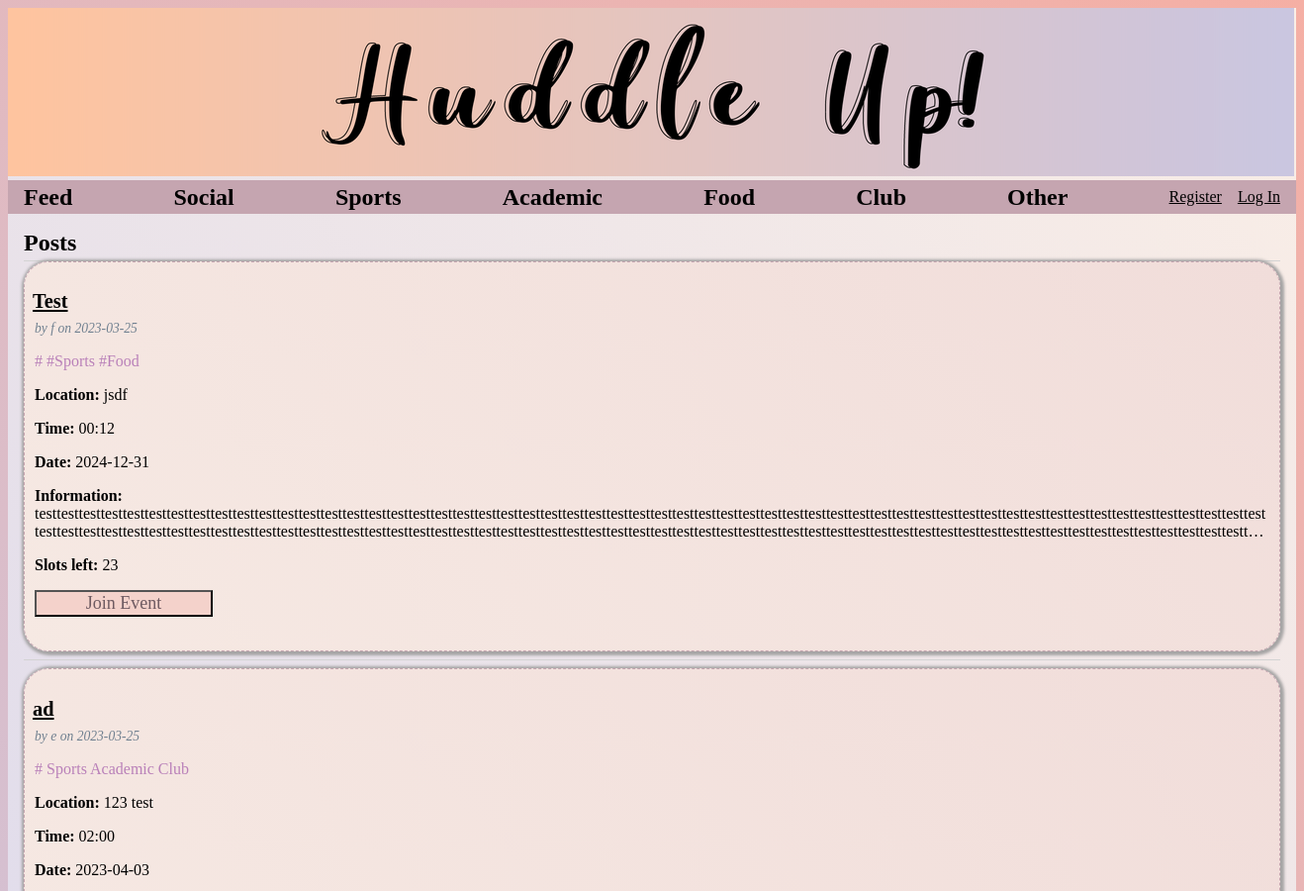
Before: / (upper part) with the older database file.
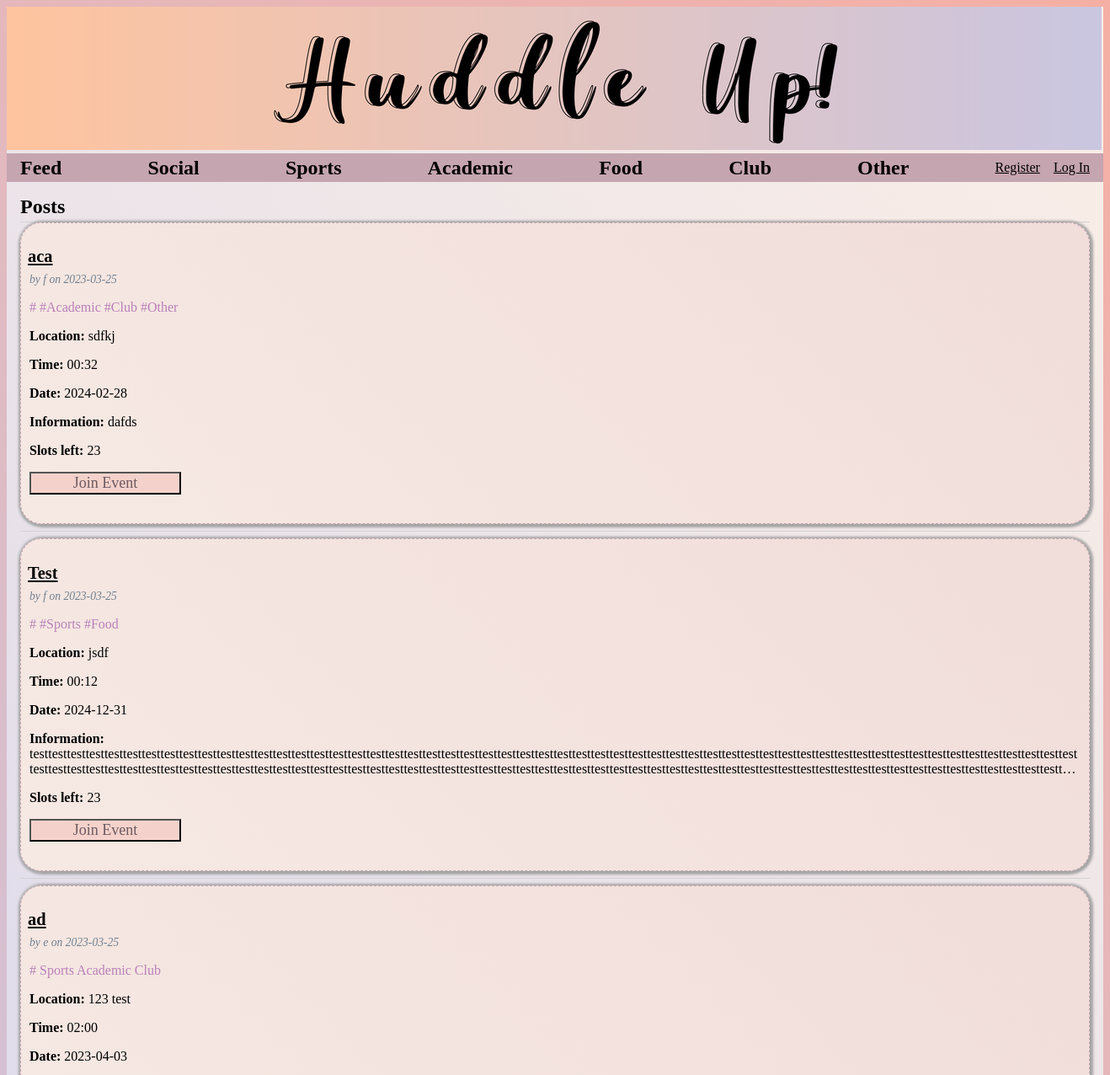
After: the same page with the newer database file.
### tables this page shows
CREATE TABLE post (
  id INTEGER PRIMARY KEY AUTOINCREMENT,
  author_id INTEGER NOT NULL,
  created TIMESTAMP NOT NULL DEFAULT CURRENT_TIMESTAMP,
  title TEXT NOT NULL,
  body TEXT NOT NULL,
  tag TEXT NOT NULL, 
  location TEXT NOT NULL,
  time TEXT NOT NULL,
  date TEXT NOT NULL,
  joins INTEGER NOT NULL,
  joined_id TEXT NOT NULL,
  FOREIGN KEY (author_id) REFERENCES user (id)
);

CREATE TABLE user (
  id INTEGER PRIMARY KEY AUTOINCREMENT,
  username TEXT UNIQUE NOT NULL,
  password TEXT NOT NULL,
  first_name TEXT NOT NULL,
  last_name TEXT NOT NULL,
  phone_num TEXT NOT NULL,
  email TEXT NOT NULL
);

### flaskr/blog.py (the view)
@bp.route('/')
def index():
    db = get_db()
    posts = db.execute(
        'SELECT p.id, title, body, tag, location, time, date, joins, joined_id, created, author_id, username'
        ' FROM post p JOIN user u ON p.author_id = u.id'
        ' ORDER BY created DESC'
    ).fetchall()
    return render_template('blog/index.html', posts=posts)

### flaskr/auth.py (called while the page is built)
@bp.before_app_request
def load_logged_in_user():
    user_id = session.get('user_id')
    if user_id is None:
        g.user = None
    else:
        g.user = get_db().execute(
            'SELECT * FROM user WHERE id = ?', (user_id,)
        ).fetchone()

### flaskr/db.py (called while the page is built)
def get_db():
    if 'db' not in g:
        g.db = sqlite3.connect(
            current_app.config['DATABASE'],
            detect_types=sqlite3.PARSE_DECLTYPES
        )
        g.db.row_factory = sqlite3.Row
    return g.db

### flaskr/templates/blog/index.html (shortened to what this page needs)
{% extends 'base.html' %}
{% block header %}
<h1>{% block title %}Posts{% endblock %}</h1>
{% endblock %}
{% block content %}
{% for post in posts %}
<article class="post">
    <header>
        <div style="padding-top: 0%;">
            <h1><a class="action" href="{{ url_for('blog.post_page', id=post['id']) }}">{{ post['title'] }}</a></h1>
            <div class=" about" style="padding-left: 10px;">by {{ post['username'] }} on {{
                post['created'].strftime('%Y-%m-%d') }}
            </div>
        </div>
    </header>
    <p class="tag" style="color: rgb(185, 128, 185); padding-left: 10px;">#{{ post['tag']}}</p>
    <p class="location" style="padding-left: 10px;"><b>Location:</b> {{ post['location']}}</p>
    <p class="time" style="padding-left: 10px;"><b>Time:</b> {{ post['time']}}</p>
    <p class="time" style="padding-left: 10px;"><b>Date:</b> {{ post['date']}}</p>
    <p class="body" style="padding-left: 10px; padding-right: 10px;"><b>Information:</b> {{ post['body'] }}</p>
    <p class="joins" style="padding-left: 10px;"><b>Slots left: </b>{{ post['joins']}}</p>
    <form action="{{ url_for('blog.join_post', id=post['id']) }}" method="post" style="padding-left: 10px;">
        <input class="danger" type="submit" value="Join Event" onclick="return confirm('Are you sure?');">
    </form>
</article>
{% if not loop.last %}
<hr>
{% endif %}
{% endfor %}
{% endblock %}

### flaskr/templates/base.html (shortened to what this page needs)
<!doctype html>
<html lang='en'>
<link rel="stylesheet" href="{{ url_for('static', filename='style.css') }}">
<body>
    <div class="banner"><img src="../static/home2.png" alt="home image"></div>
</body>
<nav>
    <h1><a href="/">Feed</a></h1>
    <h1><a href="{{ url_for('blog.filter_post', filter_name='#Social') }}">Social</a></h1>
    <h1><a href="{{ url_for('blog.filter_post', filter_name='#Sports') }}">Sports</a></h1>
    <h1><a href="{{ url_for('blog.filter_post', filter_name='#Academic') }}">Academic</a></h1>
    <h1><a href="{{ url_for('blog.filter_post', filter_name='#Food') }}">Food</a></h1>
    <h1><a href="{{ url_for('blog.filter_post', filter_name='#Club') }}">Club</a></h1>
    <h1><a href="{{ url_for('blog.filter_post', filter_name='#Other') }}">Other</a></h1>
    <ul>
        {% if g.user %}
        <li><span><a href="{{ url_for('blog.profile', id=g.user['id']) }}">{{ g.user['username'] }}</a></span>
        <li><a href="{{ url_for('auth.logout') }}">Log Out</a>
            {% else %}
        <li><a href="{{ url_for('auth.register') }}">Register</a>
        <li><a href="{{ url_for('auth.login') }}">Log In</a>
            {% endif %}
    </ul>
</nav>
<section class="content">
    <header>
        {% block header %}{% endblock %}
    </header>
    {% block content %}{% endblock %}
</section>
</html>

### flaskr/static/style.css (style rules this page uses)
* { font-family: "Gill Sans"; }
.banner { text-align: left; padding-left: 0; padding-top: 0; padding-bottom: 0; }
html { font-family: sans-serif; background: linear-gradient(45deg, #CAC6E1, #F5AFA4); }
body { background: linear-gradient(45deg, #D9D7ED, #FAEEE6); }
h1 { color: black; }
a { color: black; }
hr { border: none; border-top: 1px solid lightgray; }
nav { background: #C5A5B0; display: flex; align-items: center; padding: 0 0.5rem; }
nav h1 { flex: auto; margin: 0; }
nav h1 a { text-decoration: none; padding: 0.25rem 0.5rem; }
nav ul { display: flex; list-style: none; margin: 0; padding: 0; }
nav ul li a, nav ul li span, header .action { display: block; padding: 0.5rem; }
.content { padding: 0 1rem 1rem; }
.content>header { border-bottom: 1px solid lightgray; display: flex; align-items: flex-end; }
.content>header h1 { flex: auto; margin: 1rem 0 0.25rem 0; }
.post { background: linear-gradient(45deg, #f6e9e3, #f1ddda); border: 1.5px solid #C5A5B0; border-style: dashed; border-radius: 25px; box-shadow: 1px 1px 3px 3px rgb(165, 164, 164); }
.post>header { display: flex; align-items: flex-end; font-size: 0.85em; }
.post>header>div:first-of-type { flex: auto; }
.post>header h1 { font-size: 1.5em; margin-bottom: 0; }
.post .about { color: slategray; font-style: italic; }
.post .body { white-space: pre-line; display: -webkit-box; -webkit-line-clamp: 3; -webkit-box-orient: vertical; overflow: hidden; overflow-wrap: break-word; }
.content form { margin: 1em 0; display: flex; flex-direction: column; }
.content input, .content textarea { margin-bottom: 1em; font-size: large; background-color: linear-gradient(45deg, #efe1da, #dbd9ee); }
input.danger { color: #6e5a61; }
input[type=submit] { align-self: start; min-width: 10em; background-color: #f4d2cb; }

Changed rows visible on the page:
added post: title "aca", username "f", created "2023-03-25", tag "#Academic #Club #Other", location "sdfkj", time "00:32", date "2024-02-28", body "dafds", joins "23"
